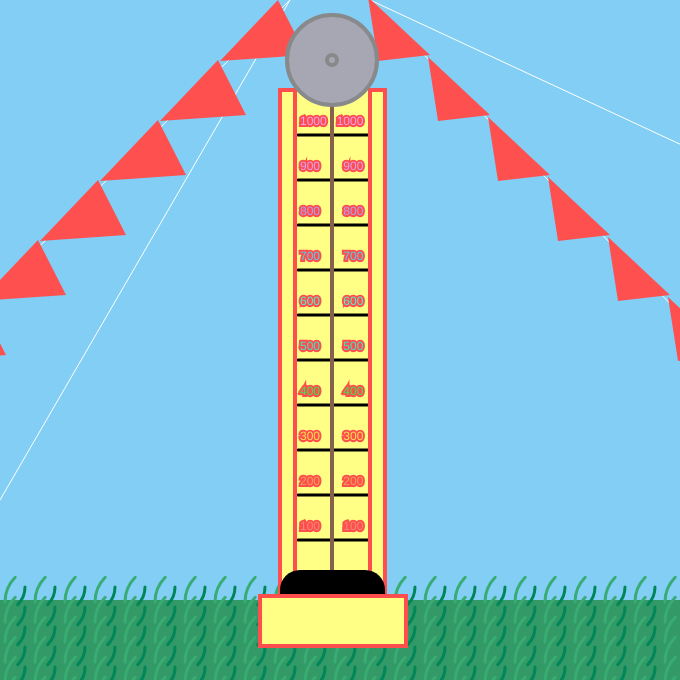
Frame 1 (no input)
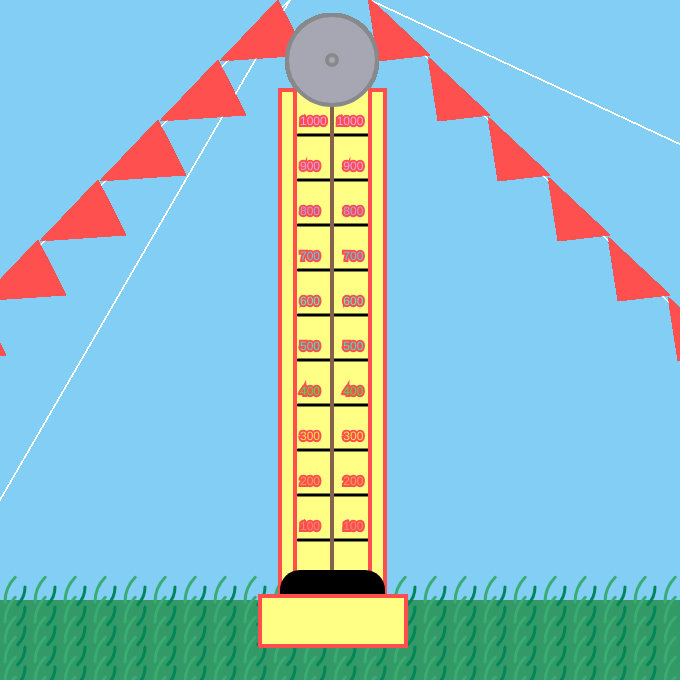
Frame 60 (no input)
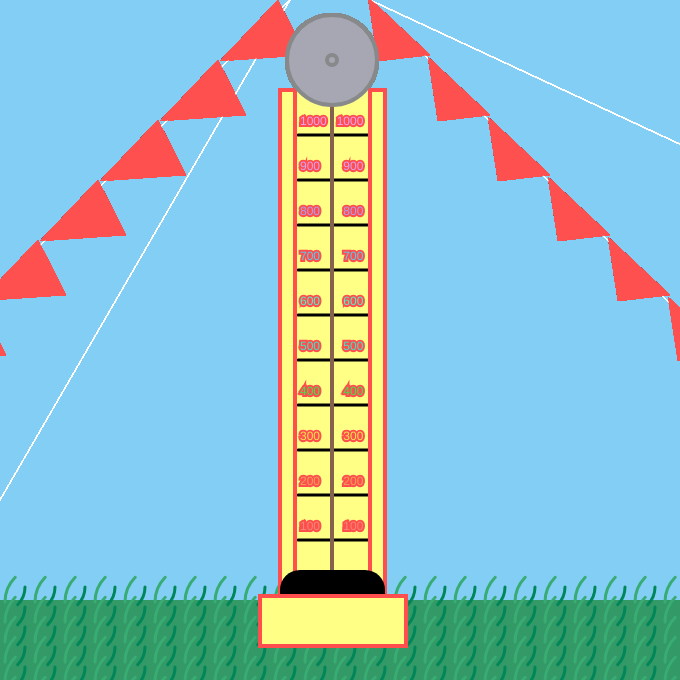
Frame 120 (the mouse pressed at the canvas centre since frame 60)

The p5.js sketch that drew these frames (run headless with seeded random() and noise() and a simulated clock; from frame 60 on, the mouse is pressed at the canvas centre):

// p5.js sketch
// ── sketch.js
function setup() {
  //sky
  createCanvas(680, 680);
  background(130, 206, 245);

  //ground
  noStroke();
  fill(51, 153, 102);
  rect(-10, 600,860, 600);

  //individual grass
  drawGrass();
}
//============================================

function draw(){
  //flags and strings
  drawStrings();

  //yellow body
  noStroke();
  strokeWeight(4);
  fill(255, 255 , 133);
  rect(280, 90, 95, 505);

  //dividing lines
  strokeWeight(3);
  drawlines();

  //side decoration
  stroke(255,78,78);
  strokeWeight(4);
  rect(280, 90, 15, 505); //left
  rect(370, 90, 15, 505); //right

  //center line
  stroke(134,98,78);
  line(332, 90, 332, 595);

  //bell
  stroke(color(136,137,138));
  fill(color(166,167,178));
  ellipse(332, 60, 90, 90);

  //bell center
  ellipse(332, 60, 10, 10);

  //slamming spot
  noStroke();
  fill(0);
  rect(280, 570, 105, 55, 20);

  //box
  stroke(255,78,78);
  fill(255, 255, 133);
  rect(260,596,146,50);
  pointsText();

  //interactive puck
  drawPuck();

}
//============================================

//draws height lines
function drawlines(){
  stroke(0);
  for(var i = 0; i < 450; i = i + 45){
    line(298, 135 + i, 380, 135 + i);
  }
}

var num = 0;
//creates and moves the puck
function drawPuck(){
  //color the puck
  stroke(136,137,138);
  fill(166,167,178)
  if(mouseX > 280 && mouseX < 280 + 105 && mouseY > 570 && mouseY < 570 + 50){
  if(mouseIsPressed){
        coverWin();
        //recolor the puck
        stroke(136,137,138);
        fill(166,167,178)

        //move puck up until reaches bell
        if(num < 200) num += PI/4;
        else if(num < 360)num = num + PI/6;
        else num += PI/9;

        if(!(num > 450)){
            ellipse(332, 561 - num, 15, 15);
        }
        else{
            textSize(45);
            smooth();
            fill(255);
            noStroke();
            textFont('Palatino');
            text('You win!', 14, 80);
        }
    }
    else{
      num = 0;
      ellipse(332, 561, 15, 15);
    }
  }
}

//cover up win screen
function coverWin() {
  noStroke();
  fill(130, 206, 245);
  rect(0,0,190,85);
}

//draws indivual grass
function drawGrass(){
  noFill();
  strokeWeight(3);
  for(var i = 0; i < 700; i = i + 15){
    if(i % 2 == 0){
      stroke(57, 172, 115);
      for(var j = 0; j < 700; j = j + 20){
        arc(40 + i, 602 + j, 70, 70, PI, PI + QUARTER_PI);
      }
    }
    else{
      stroke(0, 134, 89);
      for(var j = 0; j < 700; j = j + 20){
        arc(i - 45, 587 + j, 50, 50, 0, QUARTER_PI);
      }
    }
  }
}

//draws strings and triangle flags
function drawStrings(){
  noFill();
  stroke(255);
  strokeWeight(1);
  smooth();
  line(370,0,800,435);
  line(290,0,0,285);
  line(370,0,800,200);
  line(290,0,0,500);

  for(var i = -20; i < 1000; i = i + 60){
    fill(255, 80, 80);
    noStroke();
    smooth();
    triangle(200 - i, 81 + i, 258 - i, 20 + i, 286 - i, 75 + i);
    triangle(388 + i, 17 + i, 450 + i, 75 + i, 398 + i, 81 + i);
  }
}

//places values on machine
function pointsText(){
  fill(255);
  textSize(12);
  textFont('Helvetica');

  //red
  if(num < 20) fill(241, 136, 113);
  text('100       100', 300, 530);

  //orange
  if(num < 60) fill(237, 162, 85);
  text('200       200', 300, 485);

  //yellow
  if(num < 110) fill(243, 230, 77);
  text('300       300', 300, 440);

  //light green
  if(num < 158) fill(54, 234, 75);
  text('400       400', 300, 395);

  //turquoise
  if(num < 200) fill(54, 234, 201);
  text('500       500', 300, 350);

  //turquoise
  if(num < 242) fill(77, 243, 207);
  text('600       600', 300, 305);

  //light blue
  if(num < 285) fill(77, 210, 243);
  text('700       700', 300, 260);

  //blue
  if(num < 330) fill(171, 162, 247);
  text('800       800', 300, 215);

  //purple
  if(num < 375) fill(221, 162, 247);
  text('900       900', 300, 170);

  //pink
  if(num < 420) fill(238, 162, 247);
  text('1000   1000', 300, 125);
}
